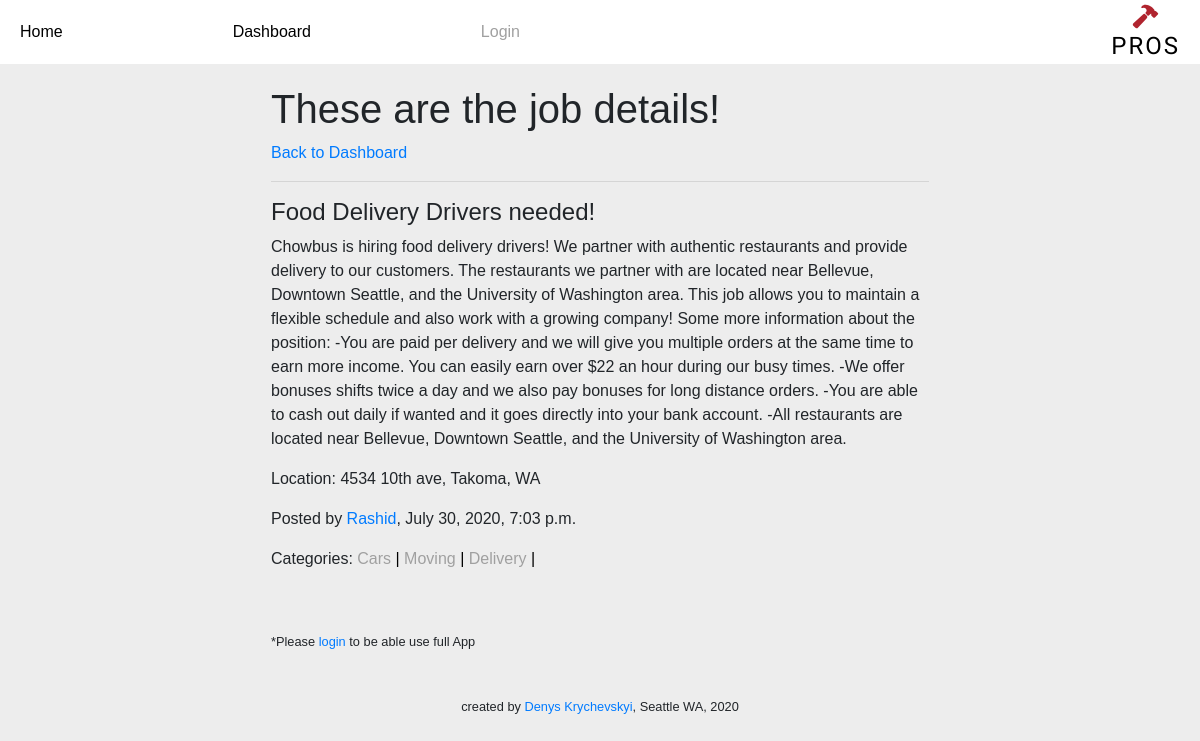
Screenshot of /view/43 with the database file from the repository.
### profi_app/models.py (models this page shows)
class Job(models.Model):
    title = models.CharField(max_length = 255, null = True)
    description = models.TextField()
    location = models.CharField(max_length = 255)
    poster = models.ForeignKey(User, related_name = 'poster', on_delete=models.CASCADE)
    executor = models.ForeignKey(User, related_name = 'executor', on_delete=models.CASCADE, blank = True, null = True)
    created_at = models.DateTimeField(auto_now_add = True)
    updated_at = models.DateTimeField(auto_now = True)
    objects = JobManager()

class User(models.Model):
    first_name = models.CharField(max_length = 255)
    last_name = models.CharField(max_length = 255)
    birth_date = models.DateTimeField()
    email = models.TextField()
    phone_num = models.IntegerField(blank=True, null = True)
    about = models.TextField(blank=True, null = True)
    password = models.TextField()
    created_at = models.DateTimeField(auto_now_add = True)
    updated_at = models.DateTimeField(auto_now = True)
    objects = UserManager()

class Category(models.Model):
    name = models.CharField(max_length = 255)
    job = models.ManyToManyField(Job, related_name = 'categories')
    created_at = models.DateTimeField(auto_now_add = True)
    updated_at = models.DateTimeField(auto_now = True)

### profi_app/views.py (the view)
# urls.py: path('view/<int:job_id>', views.view_job),
def view_job(request, job_id):
    if 'user_id' in request.session:
        if len(Job.objects.filter(id = job_id)) > 0:
            context = {
                'cur_user': User.objects.get(id = request.session['user_id']),
                'needed_job':Job.objects.get(id = job_id)
            }
            return render(request, 'view_job.html', context)
        else:
            return redirect('/dashboard')
    else:
        context = {
            'needed_job':Job.objects.get(id = job_id)
        }
        return render(request, 'view_job.html', context)

### profi_app/templates/view_job.html (shortened to what this page needs)
<!DOCTYPE html>
<html lang="en">
<head>
    {% include 'head.html' %}
</head>
<body>
    {% include 'navbar.html' %}
    <div class="success_page_container">
        <div class="page_container">
            <div class="display_flex">
                {% if request.session.user_id != null %}
                <h1 id='job_details'>Hello {{ cur_user.first_name }}! These are the job details!</h1>
                {% else %}
                <h1>These are the job details!</h1>
                {% endif %}
                <a href="/dashboard">Back to Dashboard</a>
            </div>
            <hr>
            <h4>{{needed_job.title}}</h4>
            <p>{{needed_job.description}}</p>
            <p>Location: {{needed_job.location}}</p>
            <p>Posted by <a href="/user/{{needed_job.poster.id}}/profile">{{needed_job.poster.first_name}}</a>, {{needed_job.created_at}}</p>
            <p>Categories:
                {% for category in needed_job.categories.all %}
                <span class='cat_desc'>{{category.name}}<span class='vertical'> |</span></span>
                {% endfor %}
            </p>
        </div>
    </div>
    {% if request.session.user_id != null %}
    <div class="page_container">
        <form action="/add_comment/{{needed_job.id}}" method="POST">
            {% csrf_token %}
            <div class="form-group">
                <textarea  class="form-control" name="comment" id="comment"></textarea>
            </div>
            <button class='mybutton3'>Add Comment</button>
        </form>
        {% for comment in needed_job.comments.all %}
        <div class="comment_container">
            <p class="comment_p">{{comment.comment}}</p>
            <div class="posted_info">
                <p class="postedby"><a href="/user/{{comment.poster.id}}/profile">{{comment.poster.first_name}} {{comment.poster.last_name}}</a>, at {{comment.created_at}}</p>
            </div>
        </div>
        <hr>
        {% endfor %}
    </div>
    {% else %}
    <div class="page_container">
        <small>*Please <a href="/login">login</a> to be able use full App</small>
    </div>
    {% endif %}
    {% include 'footer.html' %}
</body>
</html>

### profi_app/static/css/style.css (style rules this page uses)
* { margin: 0px; padding: 0px; -webkit-box-sizing: border-box; box-sizing: border-box; text-decoration: none; list-style: none; font-family: Arial, Helvetica, sans-serif; }
body { background-color: #ededed; }
.vertical { color: black; }
body { overflow-x: hidden; }
.cat_desc { color: #a0a0a0; }
.page_container { max-width: 700px; padding: 20px; margin: 0 auto; border: 1px solid #ededed; }

### rows the page displays
Job: title "Food Delivery Drivers needed!", description "Chowbus is hiring food delivery drivers! We partner with authentic restaurants and provide delivery to our customers. The restaurants we partner with are located near Bellevue, Downtown Seattle, and the University of Washington area. This job allows you to maintain a flexible schedule and also work with a growing company! Some more information about the position: -You are paid per delivery and we will give you multiple orders at the same time to earn more income. You can easily earn over $22 an hour during our busy times. -We offer bonuses shifts twice a day and we also pay bonuses for long distance orders. -You are able to cash out daily if wanted and it goes directly into your bank…", location "4534 10th ave, Takoma, WA", poster.first_name "Rashid", created_at "July 30, 2020, 7:03 p.m."
Category: name "Cars"
Category: name "Moving"
Category: name "Delivery"
